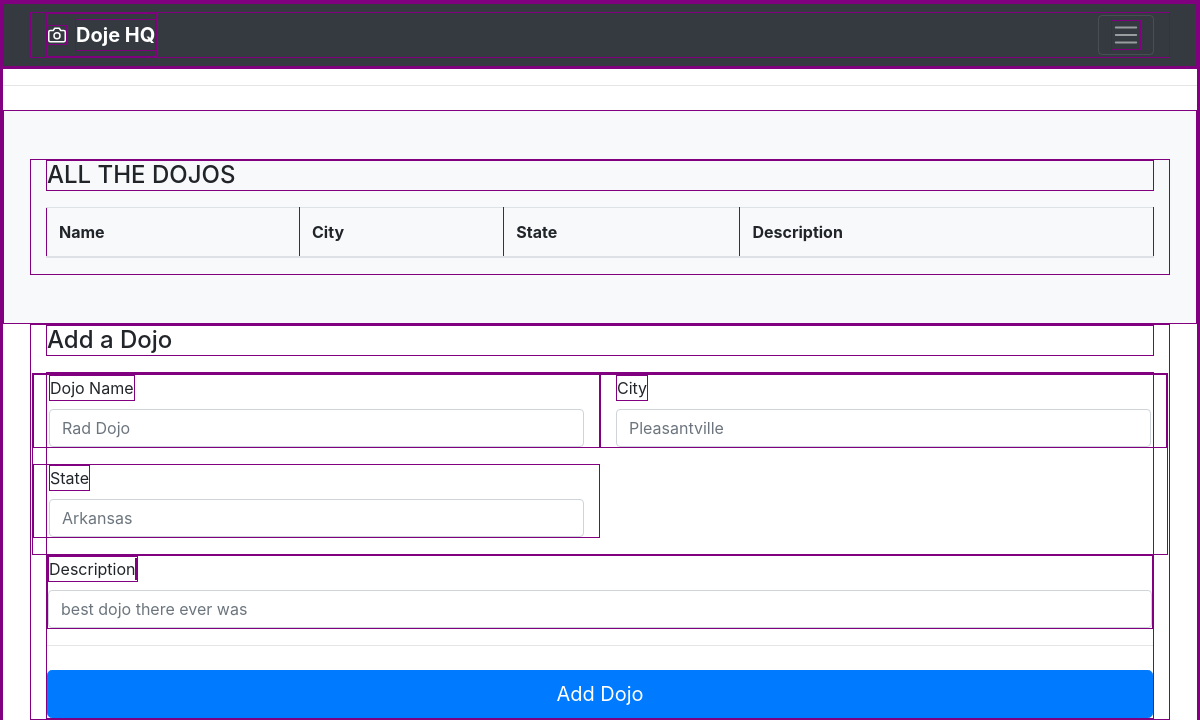
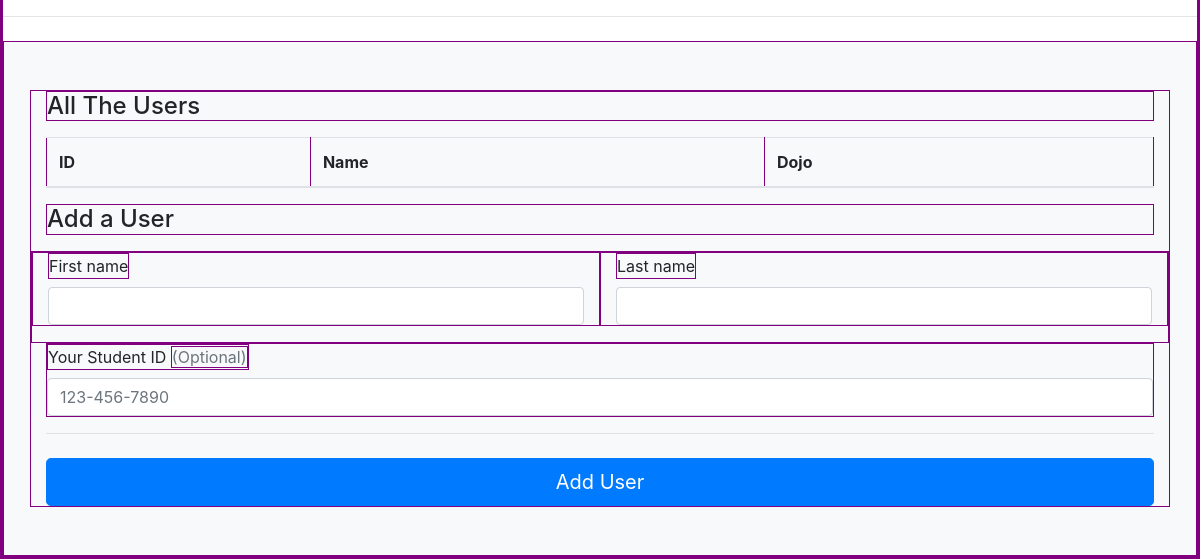
The app's page /, older data (2 pictures, top to bottom).
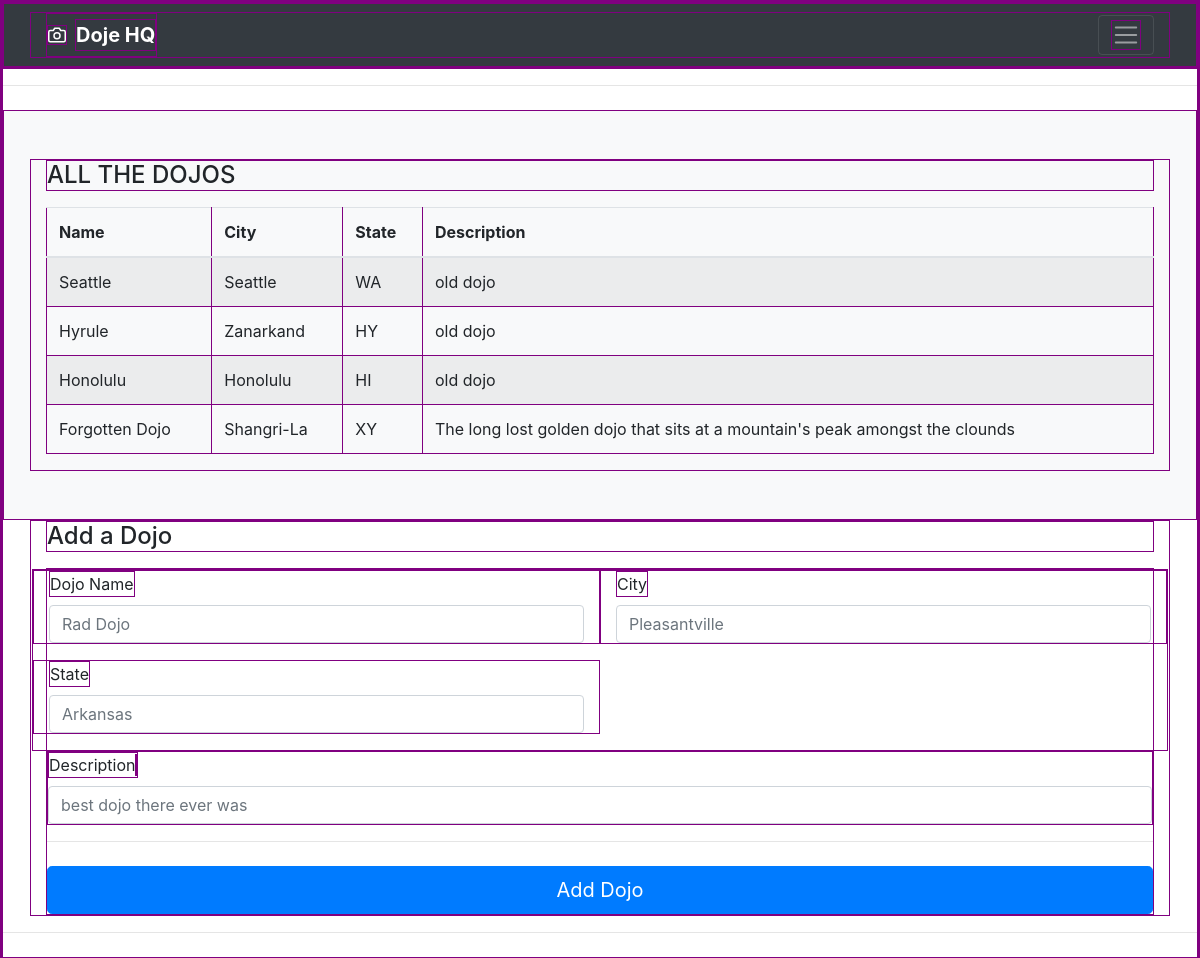
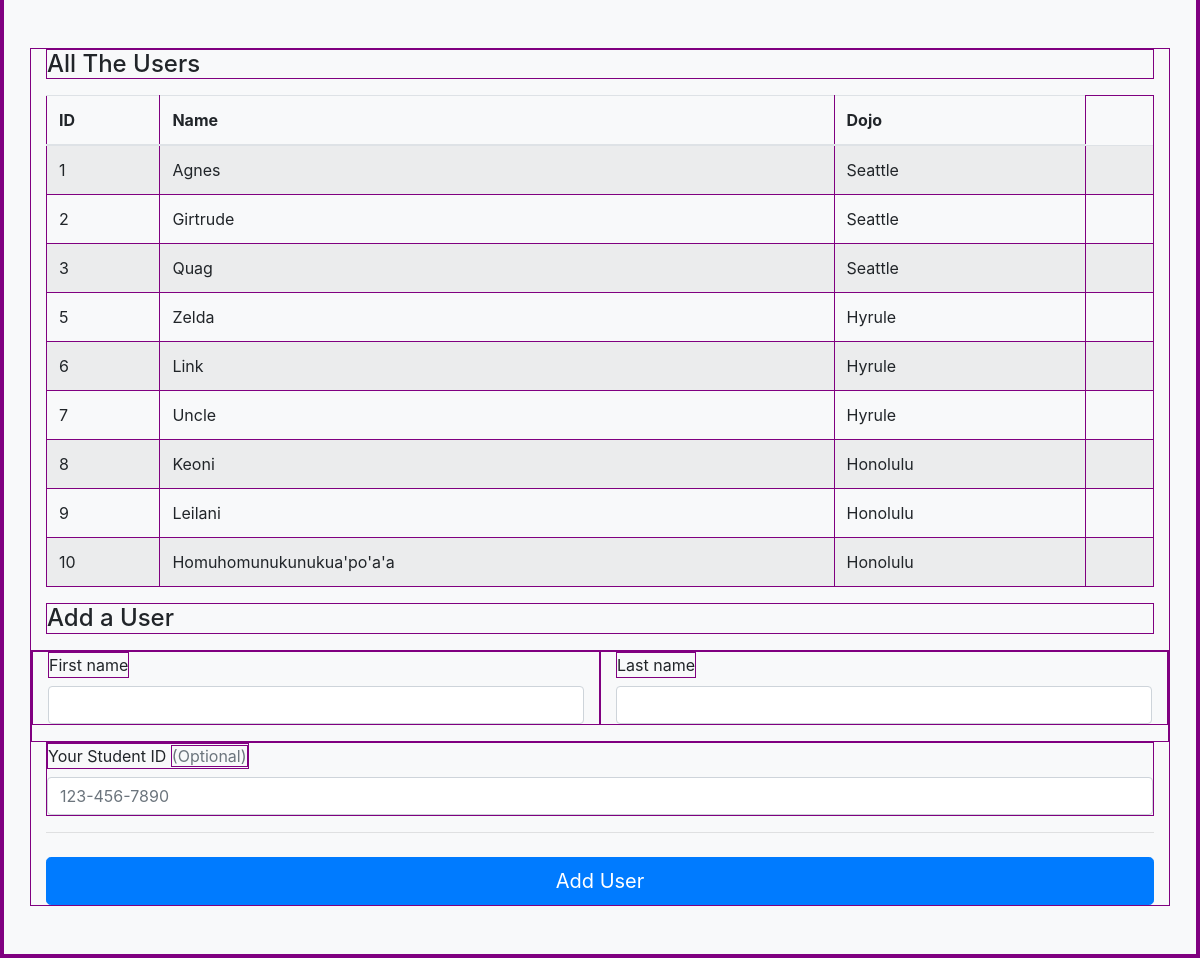
The same page, newer data (2 pictures, top to bottom).
### databasePracticeApp/models.py (models this page shows)
class dojos(models.Model):
    name = models.CharField(max_length=255)
    city = models.CharField(max_length=255)
    state = models.CharField(max_length=2)
    desc = models.CharField(max_length=255)
    created_at = models.DateTimeField(auto_now_add=True)
    update_at = models.DateTimeField(auto_now=True)

class ninjas(models.Model):
    first_name = models.CharField(max_length=255)
    last_name = models.CharField(max_length=255)
    dojo = models.ForeignKey(dojos, related_name="ninjas", on_delete=models.CASCADE)
    created_at = models.DateTimeField(auto_now_add=True)
    update_at = models.DateTimeField(auto_now=True)

### databasePracticeApp/views.py (the view)
# urls.py: path('', views.index),
def index(request):
    context = {
        "Ninja": ninjas.objects.all(),
        "Dojos": dojos.objects.all(),
    }
    return render(request, "index.html", context)

### databasePracticeApp/templates/index.html (shortened to what the changed rows need)
<!DOCTYPE html>
<html>
<head>
      {% load static %}
    <link rel="stylesheet" href="{% static 'css/bootstrap.css' %}">
</head>
<body>
      <main role="main">
      <div class="album py-5 bg-light">
        <div class="container">
        <table class="table table-striped">
          <thead>
            <tr>
              <th>Name</th>
              <th>City</th>
              <th>State</th>
              <th>Description</th>
            </tr>
          </thead>
          <tbody>
            {% for dojo in Dojos %}
            <tr>
              <td>{{ dojo.name }}</td>
              <td>{{ dojo.city }}</td>
              <td>{{ dojo.state }}</td>
              <td>{{ dojo.desc }}</td>
            </tr>
            {% endfor %}
          </tbody>
        </table>
      </div>
      </div>
        <div class="album py-5 bg-light">
          <div class="container">
                <table class="table table-striped">
                    <thead>
                    <tr>
                        <th>ID</th>
                        <th>Name</th>
                        <th>Dojo</th>
                    </tr>
                    </thead>
                    <tbody>
                      {% for ninja in Ninja %}
                    <tr>
                        <td>{{ ninja.id }}
                        </td>
                        <td>
                           {{ ninja.first_name}}
                        </td>
                        <td>
                           {{ ninja.dojo.name }}
                        </td>
                        <td>
                        </td>
                    </tr>
                      {% endfor %}
                    </tbody>
                </table>
          </div>
        </div>
      </main>
</body>
</html>

Row changes from the older to the newer data that the page shows:
added dojos: name "Seattle", city "Seattle", state "WA", desc "old dojo"
added dojos: name "Hyrule", city "Zanarkand", state "HY", desc "old dojo"
added dojos: name "Honolulu", city "Honolulu", state "HI", desc "old dojo"
added dojos: name "Forgotten Dojo", city "Shangri-La", state "XY", desc "The long lost golden dojo that sits at a mountain's peak amongst the clounds"
added ninjas: id "1", first_name "Agnes", dojo.name "Seattle"
added ninjas: id "2", first_name "Girtrude", dojo.name "Seattle"
added ninjas: id "3", first_name "Quag", dojo.name "Seattle"
added ninjas: id "5", first_name "Zelda", dojo.name "Hyrule"
added ninjas: id "6", first_name "Link", dojo.name "Hyrule"
added ninjas: id "7", first_name "Uncle", dojo.name "Hyrule"
added ninjas: id "8", first_name "Keoni", dojo.name "Honolulu"
added ninjas: id "9", first_name "Leilani", dojo.name "Honolulu"
added ninjas: id "10", first_name "Homuhomunukunukua'po'a'a", dojo.name "Honolulu"
